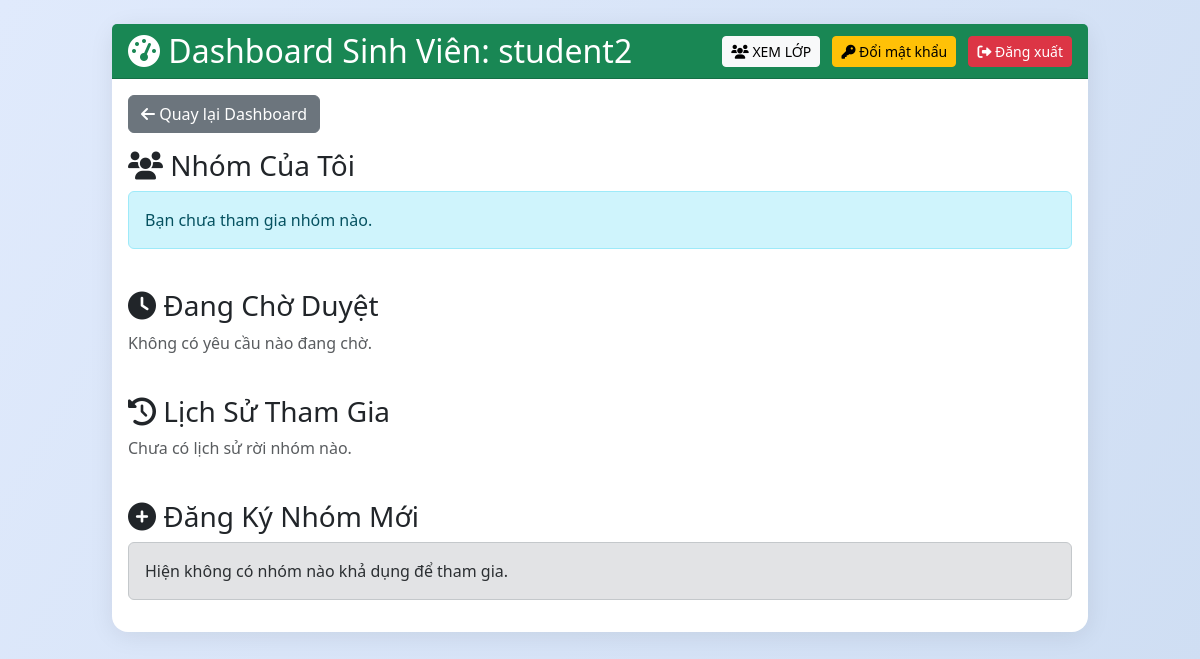
The page /student/groups (signed in) on the database as committed earlier.
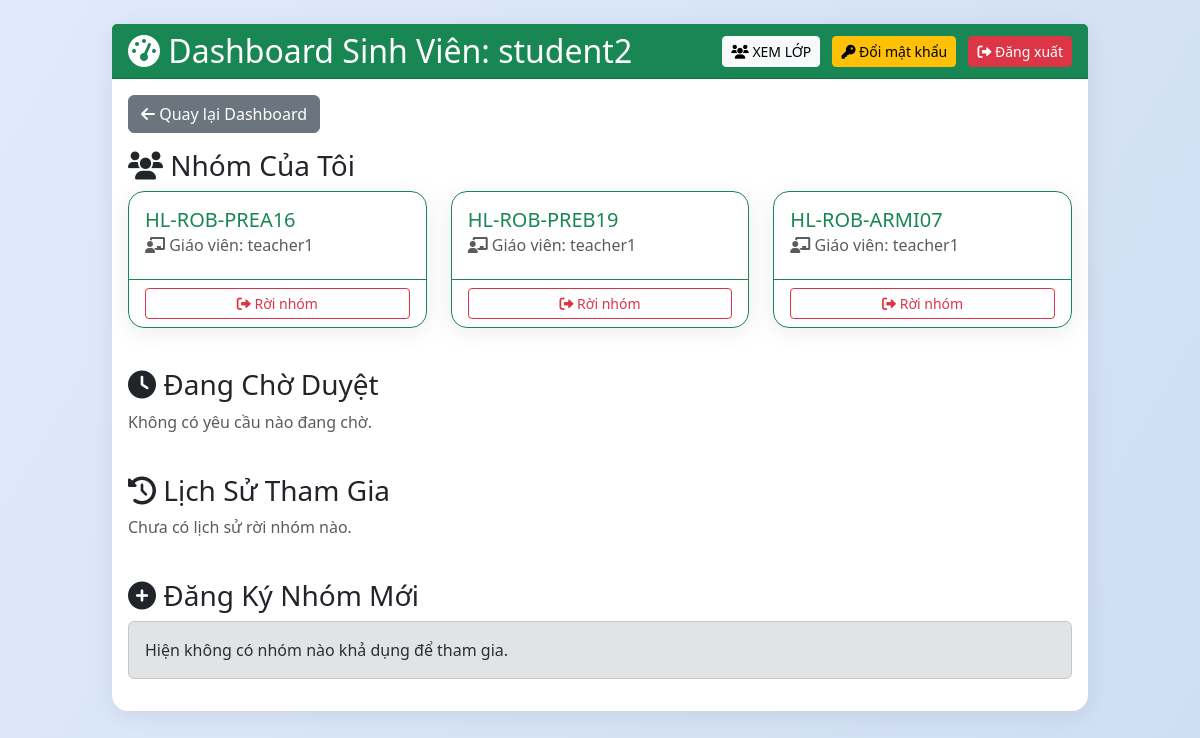
The same page on the database as committed later.
### tables this page shows
CREATE TABLE groups (
            id INTEGER PRIMARY KEY AUTOINCREMENT,
            name TEXT,
            teacher_id INTEGER,
            description TEXT,
            code TEXT
        , aes_key BLOB);

CREATE TABLE users (
            id INTEGER PRIMARY KEY AUTOINCREMENT,
            username TEXT UNIQUE,
            password TEXT,
            role TEXT,
            email TEXT UNIQUE,
            rsa_private BLOB,
            salt TEXT,
            full_name TEXT,
            student_id TEXT,
            class_name TEXT,
            status TEXT DEFAULT 'approved',
            approval_note TEXT,
            selected_teachers TEXT,
            teacher_id TEXT,
            failed_attempts INTEGER DEFAULT 0,
            lock_until TEXT
        , is_deleted INTEGER DEFAULT 0, is_locked INTEGER DEFAULT 0);

### app.py (the view, shortened to what this page needs)
@app.route('/student/groups', methods=['GET','POST'])
@login_required
def student_groups():
    if current_user.role != 'student': return redirect('/dashboard')
    my_groups = c.execute("""
        SELECT g.id, g.name, u.username as teacher_name, g.description
        FROM groups g
        JOIN group_members gm ON g.id = gm.group_id
        JOIN users u ON g.teacher_id = u.id
        WHERE gm.student_id=? AND gm.status='approved'
    """, (current_user.id,)).fetchall()
    pending_groups = c.execute("""
        SELECT g.id, g.name, u.username, gm.student_note
        FROM groups g
        JOIN group_members gm ON g.id = gm.group_id
        JOIN users u ON g.teacher_id = u.id
        WHERE gm.student_id=? AND gm.status='pending'
    """, (current_user.id,)).fetchall()
    all_groups = c.execute("SELECT g.id, g.name, u.full_name, g.description, g.code FROM groups g JOIN users u ON g.teacher_id=u.id").fetchall()
    available_groups = []
    for g in all_groups:
        gid = g[0]
        status_row = c.execute("SELECT status FROM group_members WHERE group_id=? AND student_id=?", (gid, current_user.id)).fetchone()
        status = status_row[0] if status_row else None
        if status not in ['approved', 'pending', 'blocked']:
            available_groups.append(g)
    history_groups = c.execute("""
        SELECT g.id, g.name, u.full_name as teacher_name, g.description
        FROM groups g
        JOIN group_members gm ON g.id = gm.group_id
        JOIN users u ON g.teacher_id = u.id
        WHERE gm.student_id=? AND gm.status='left'
    """, (current_user.id,)).fetchall()
    return render_template('student_groups.html', my_groups=my_groups, pending_groups=pending_groups, available_groups=available_groups, history_groups=history_groups)

### app.py (called while the page is built)
@login_manager.user_loader
def load_user(uid):
    row = c.execute("SELECT id, username, role, email FROM users WHERE id=?",(uid,)).fetchone()
    return User(*row) if row else None

@app.before_request
def ensure_csrf_token():
    if 'csrf_token' not in session:
        session['csrf_token'] = secrets.token_hex(16)

@app.after_request
def set_security_headers(resp):
    resp.headers['X-Frame-Options'] = 'SAMEORIGIN'
    resp.headers['X-Content-Type-Options'] = 'nosniff'
    resp.headers['Referrer-Policy'] = 'no-referrer'
    resp.headers['Content-Security-Policy'] = "default-src 'self'; script-src 'self' https://cdn.jsdelivr.net 'unsafe-inline' blob:; worker-src 'self' blob:; style-src 'self' https://cdn.jsdelivr.net https://cdnjs.cloudflare.com 'unsafe-inline'; font-src 'self' https://cdnjs.cloudflare.com; img-src 'self' data:; frame-ancestors 'self'; object-src 'none'"
    return resp

### templates/student_groups.html (shortened to what the changed rows need)
{% extends "base.html" %}
{% block content %}
<div class="row">
    <div class="col-md-12 mb-4">
        <h3><i class="fas fa-users"></i> Nhóm Của Tôi</h3>
        {% if my_groups %}
        <div class="row">
            {% for group in my_groups %}
            <div class="col-md-4 mb-3">
                <div class="card h-100 border-success">
                    <div class="card-body">
                        <h5 class="card-title text-success">
                            <a href="/student/group/{{ group[0] }}" class="text-decoration-none text-success stretched-link">
                                {{ group[1] }}
                            </a>
                        </h5>
                        <h6 class="card-subtitle mb-2 text-muted"><i class="fas fa-chalkboard-teacher"></i> Giáo viên: {{ group[2] }}</h6>
                    </div>
                    <div class="card-footer bg-transparent border-success position-relative">
                        <form method="post" onsubmit="return confirm('Bạn có chắc chắn muốn rời khỏi nhóm này? Giáo viên sẽ nhận được thông báo.');" style="position: relative; z-index: 2;">
                            <button type="submit" class="btn btn-outline-danger btn-sm w-100">
                                <i class="fas fa-sign-out-alt"></i> Rời nhóm
                            </button>
                        </form>
                    </div>
                </div>
            </div>
            {% endfor %}
        </div>
        {% else %}
        <div class="alert alert-info">Bạn chưa tham gia nhóm nào.</div>
        {% endif %}
    </div>
</div>
{% endblock %}

Rows that differ between the two databases and show on the page:
added groups: name "HL-ROB-PREA16", username "teacher1"
added groups: name "HL-ROB-PREB19", username "teacher1"
added groups: name "HL-ROB-ARMI07", username "teacher1"
Other text that changed with them:
text no longer shown: "Bạn chưa tham gia nhóm nào."
